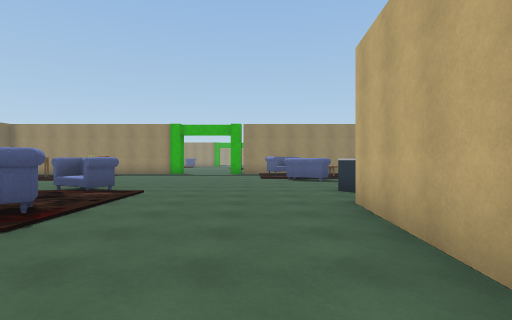
[1] (above)

16 first-person views from a walk through a 3-D level made in the Unity game engine. The camera is 1.4 m above the floor, looks level and sees 80° across. Doors are open. The floor is counted in squares, 2 m on a side. Each view is taken from the middle of a square. On the plan, view 1 faces up. The plan holds only what a view shows up to about 10 squares ahead; the rest is blank. The place goes on beyond the plan. Some surface patterns are stand-ins.

[2]
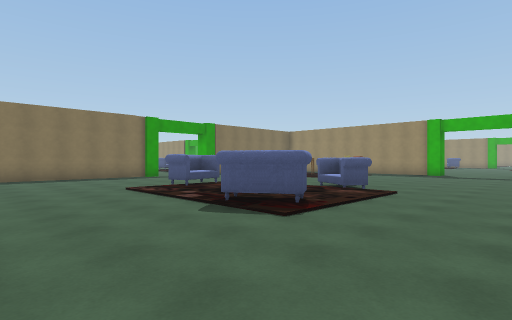

[3]
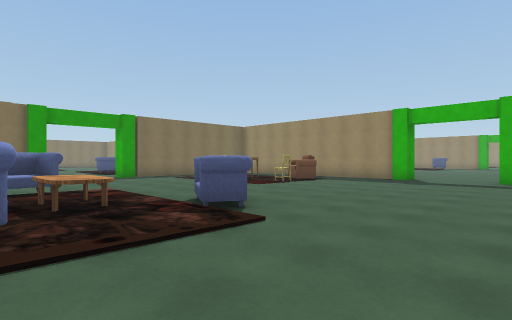

[4]
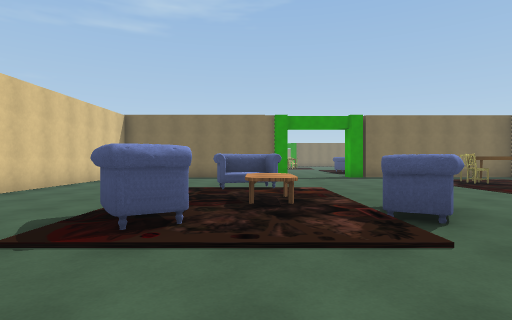

[5]
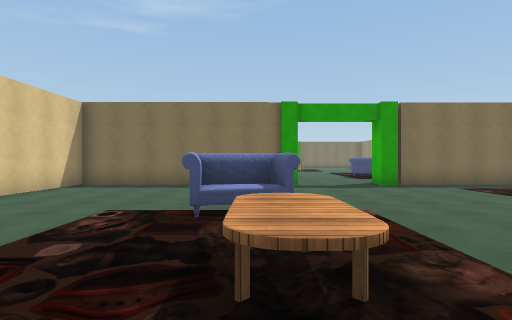

[6]
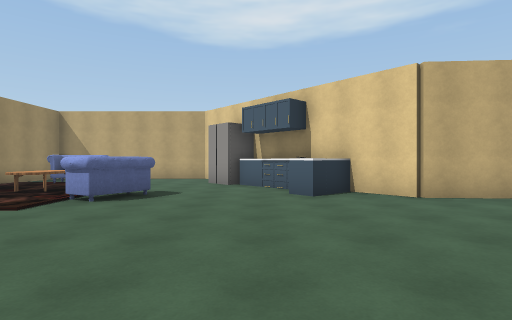

[7]
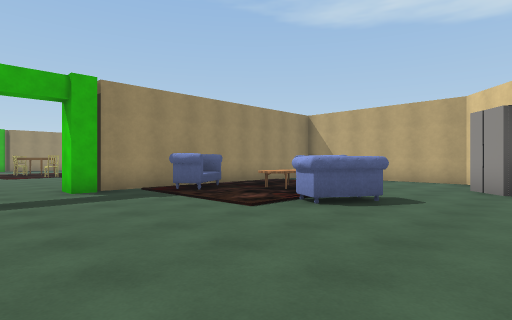

[8]
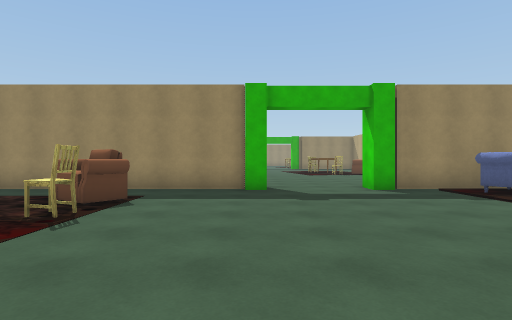

[9]
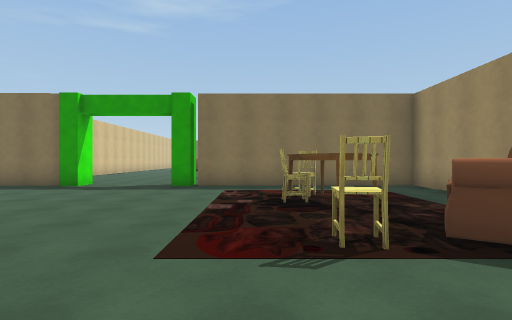

[10]
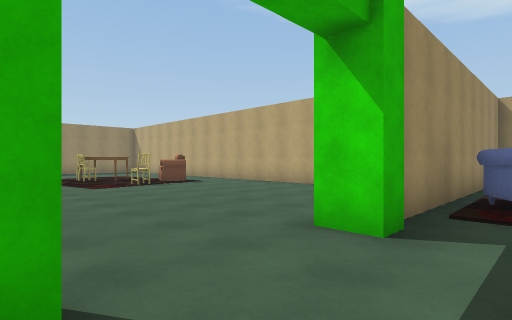

[11]
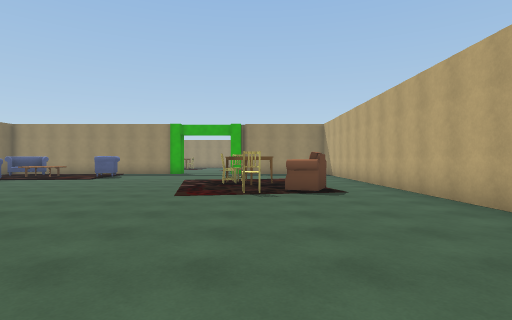

[12]
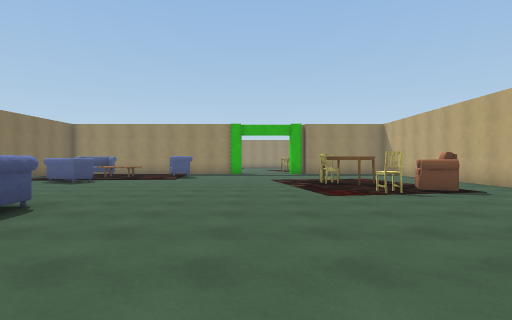

[13]
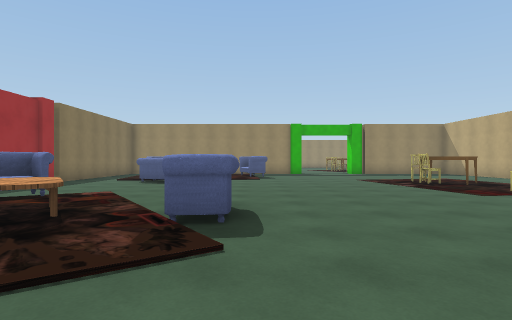

[14]
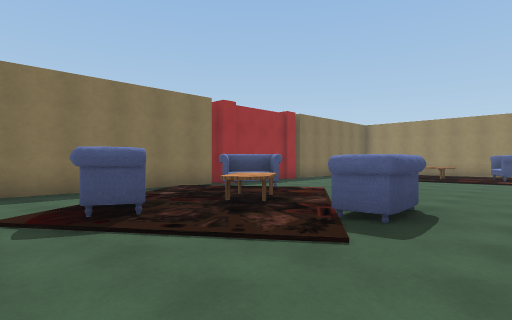

[15]
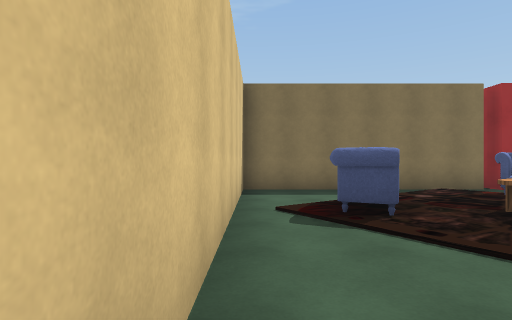

[16]
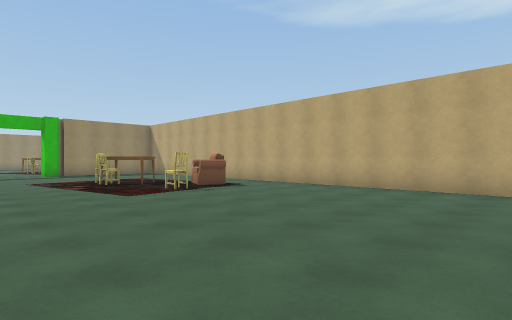

### Floor plan
Points are (right, up) in squares from view 1. A wall is a line through its corners. A room is listed if a view was taken in it or the views show most of it. See-through windows are left out.
Room 1 (views 1, 2, 3, 4, 5, 6, 7, 8, 9, 10)
walls: (4, 7.8) (4.7, 8.5); (-3.8, 15.1) (-4.2, 15.1); (-4.2, 15.3) (-12.3, 15.3) (-12.3, 9.4); (-0.6, 15.1) (-1.2, 15.1); (1.4, 1.5) (1.6, 5) (5.2, 8.1); (-12.1, 9.4) (-12.1, 8.8); (-12.3, 5.8) (-12.3, -0.3) (-6.2, -0.3); (-12.9, 6.3) (-12.1, 6.3) (-12.1, 5.8); (7.3, 9.9) (7.3, 11.9); (6, 15.3) (-0.6, 15.3)
ways out: opening at (-2.5, 15) to room 2; opening at (-12, 7.5)
objects: chair (-10, 12); chair (-9, 12); table (-9, 13); sofa (-7, 4) to (-7, 5); sofa (-7, 13); chair (-6, 12); table (-5, 5); sofa (-4, 3) to (-3, 4); sofa (-4, 7); sofa (1, 10) to (2, 11); sofa (1, 14) to (2, 15); cabinet (2, 7); table (2, 13) to (3, 13); other object (3, 7); other object (3, 8); cabinet (4, 7); fridge (5, 9); sofa (5, 13) to (5, 14)
Room 2 (views 11, 12, 13, 14, 15, 16)
walls: (-1.2, 15.1) (-1.2, 15.9); (-12.1, 21.8) (-12.8, 21.8); (-12.3, 21.4) (-12.3, 15.7) (-5.2, 15.7); (3.4, 16.6) (3.4, 26)
ways out: opening at (-2.5, 15) to room 1; opening at (-12.5, 20); gap at (-12, 25)
objects: sofa (-11, 21) to (-10, 22); sofa (-10, 17) to (-9, 18); table (-9, 19) to (-9, 20); sofa (-9, 26); sofa (-7, 20); chair (-1, 25); other object (-1, 26); chair (0, 23); table (0, 25); sofa (1, 23)

Where each view was taken, in squares from view 1:
view 1: 0 up, 0 right, facing up
view 2: 0 up, 0 right, facing up-left
view 3: 4 up, 0 right, facing up-left
view 4: 5 up, 0 right, facing left
view 5: 5 up, 3 left, facing left
view 6: 8 up, 4 left, facing right
view 7: 8 up, 3 left, facing up-right
view 8: 8 up, 4 left, facing up
view 9: 11 up, 4 left, facing left
view 10: 14 up, 4 left, facing up-right
view 11: 16 up, 0 right, facing up
view 12: 16 up, 3 left, facing up
view 13: 16 up, 6 left, facing up
view 14: 16 up, 5 left, facing up-left
view 15: 16 up, 5 left, facing left
view 16: 16 up, 4 left, facing up-right
